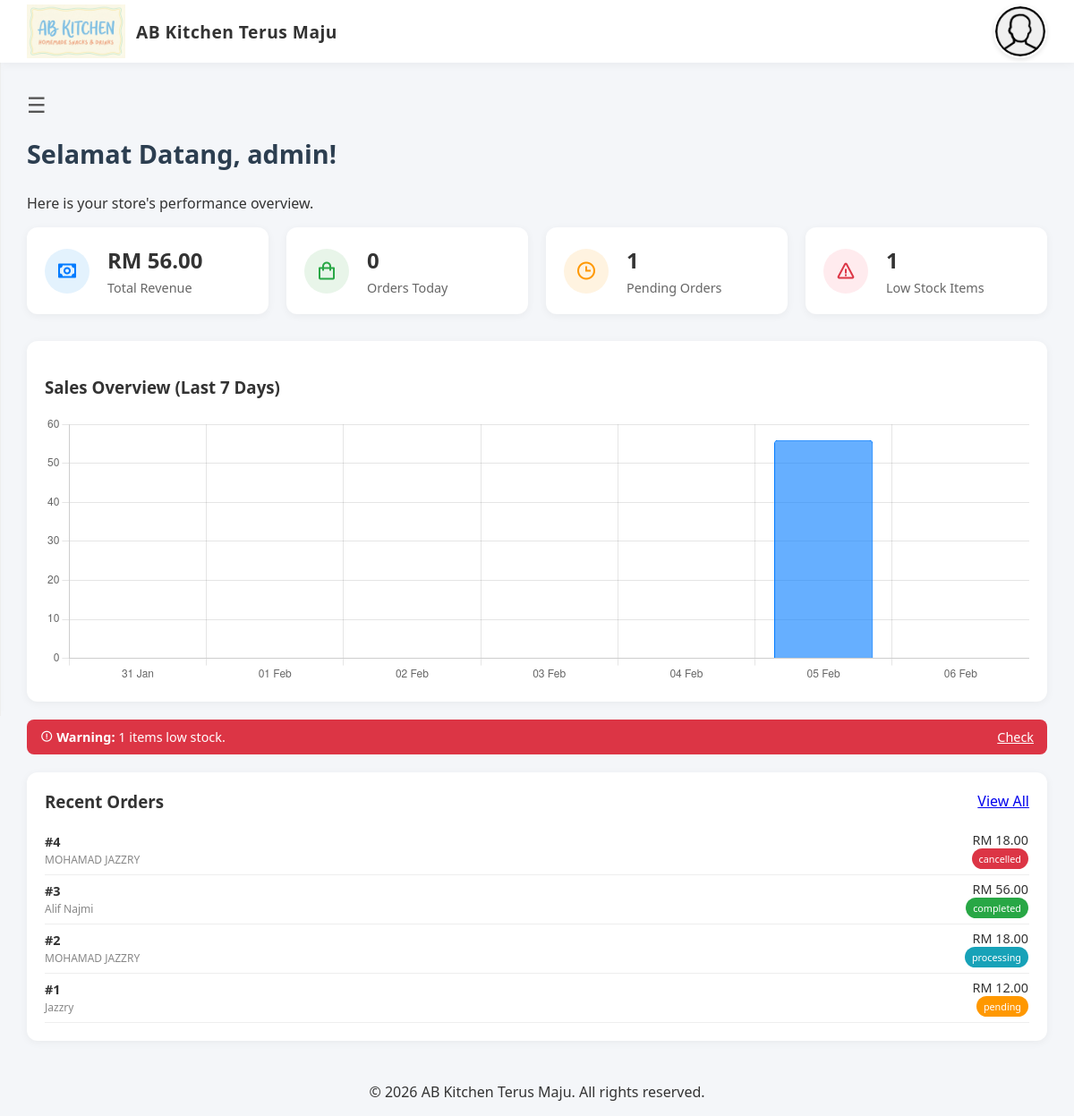
Page /admin (signed in) on the earlier database version.
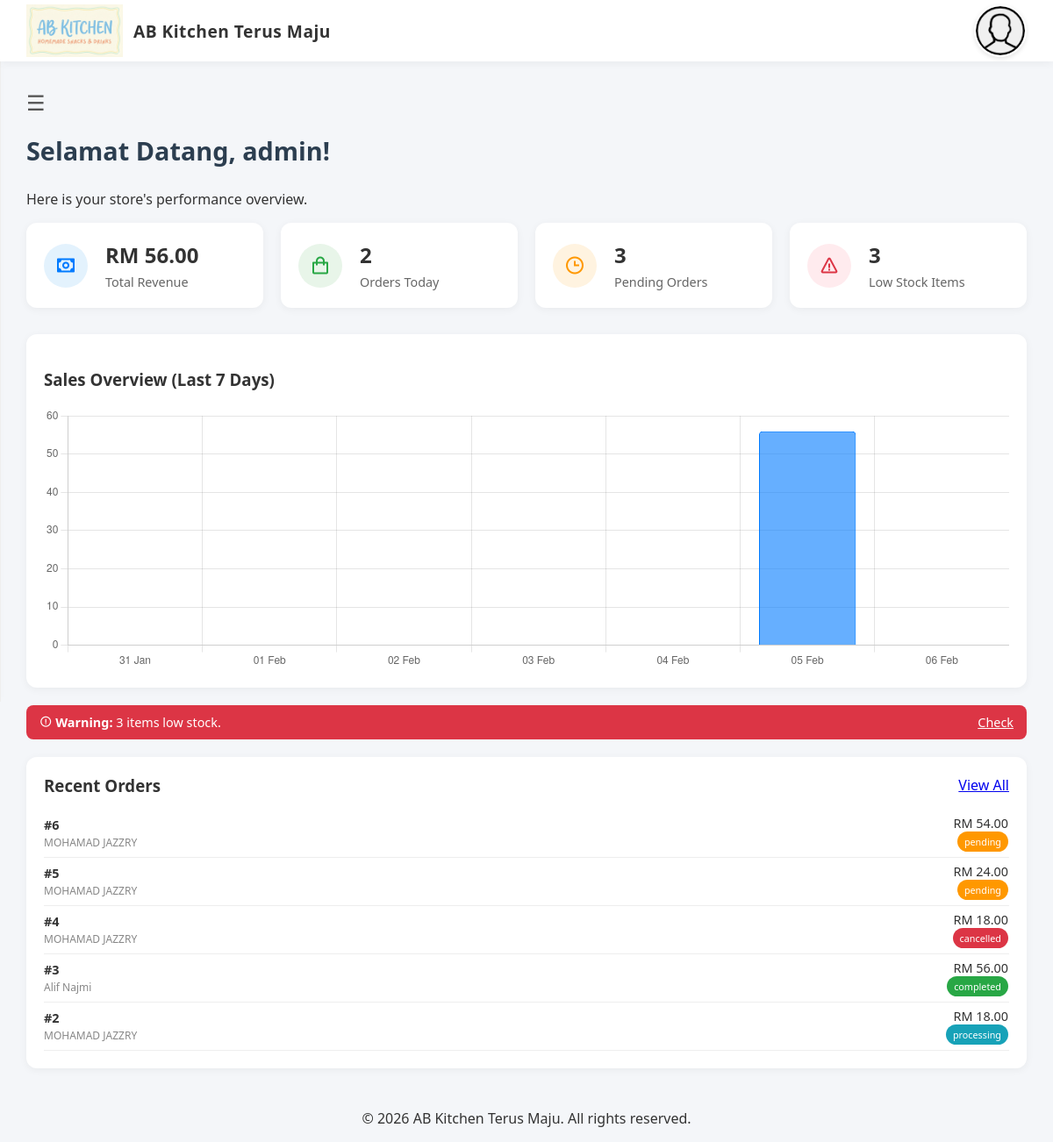
Same page on the later database version.
### tables this page shows
CREATE TABLE orders (
                id INTEGER PRIMARY KEY AUTOINCREMENT,
                user_id INTEGER, -- Cashier who processed the order
                customer_name TEXT, -- Optional, for reference
                total_amount REAL NOT NULL DEFAULT 0.00,
                status TEXT DEFAULT 'completed', -- 'pending', 'completed', 'cancelled'
                created_at DATETIME DEFAULT CURRENT_TIMESTAMP, customer_email TEXT, customer_phone TEXT, delivery_method TEXT DEFAULT 'pickup', shipping_address TEXT, payment_method TEXT DEFAULT 'manual', receipt_image TEXT,
                FOREIGN KEY (user_id) REFERENCES users(id) ON DELETE SET NULL
            );

### pages/dashboard/admin_dashboard.php (the view, shortened to what the changed rows need)
<?php
include("../../header.php");
$username = $_SESSION['username'] ?? 'Admin';
try {
    $today_start = date('Y-m-d 00:00:00');
    $stmt = $pdo->prepare("SELECT COUNT(*) FROM orders WHERE created_at >= ?");
    $stmt->execute([$today_start]);
    $orders_today = $stmt->fetchColumn();
    $stmt = $pdo->query("SELECT COUNT(*) FROM orders WHERE status = 'pending'");
    $pending_orders = $stmt->fetchColumn();
    $stmt = $pdo->query("SELECT COUNT(*) FROM products WHERE stock < 10");
    $low_stock_count = $stmt->fetchColumn();
    $sales_data = [];
    $labels = [];
    for ($i = 6; $i >= 0; $i--) {
        $date = date('Y-m-d', strtotime("-$i days"));
        $labels[] = date('d M', strtotime($date));
        $stmt = $pdo->prepare("SELECT SUM(total_amount) FROM orders WHERE date(created_at) = ? AND status = 'completed'");
        $stmt->execute([$date]);
        $val = $stmt->fetchColumn() ?: 0;
        $sales_data[] = $val;
    }
    $stmt = $pdo->query("SELECT * FROM orders ORDER BY created_at DESC LIMIT 5");
    $recent_orders = $stmt->fetchAll();
} catch (PDOException $e) {
    echo "DB Error: " . $e->getMessage();
}
?>
<main class="dashboard-container" id="main">
    <div class="dashboard-header">
        <div class="welcome-banner">
            <h1>Selamat Datang, <?= htmlspecialchars($username) ?>!</h1>
        </div>
    </div>
    <div class="dashboard-content">
        <div class="stats-grid">
            <div class="stat-card">
                <div class="stat-info">
                    <h3><?= $orders_today ?></h3>
                    <p>Orders Today</p>
                </div>
            </div>
            <div class="stat-card">
                <div class="stat-info">
                    <h3><?= $pending_orders ?></h3>
                    <p>Pending Orders</p>
                </div>
            </div>
            <div class="stat-card">
                <div class="stat-info">
                    <h3><?= $low_stock_count ?></h3>
                    <p>Low Stock Items</p>
                </div>
            </div>
        </div>
        <div class="dashboard-split">
            <div class="recent-section">
                <?php if ($low_stock_count > 0): ?>
                <div class="alert-box" style="background:#dc3545;color:white;padding:10px 15px;border-radius:8px;margin-bottom:20px;display:flex;align-items:center;justify-content:space-between;font-size:0.9em;">
                    <div>
                        <i class='bx bx-error-circle'></i> <strong>Warning:</strong> <?= $low_stock_count ?> items low stock.
                    </div>
                    <a href="/products" style="color:white;text-decoration:underline;">Check</a>
                </div>
                <?php endif; ?>
                <div style="background:white;padding:20px;border-radius:12px;box-shadow:0 2px 10px rgba(0,0,0,0.05);">
                    <table style="width:100%;border-collapse:collapse;font-size:0.9em;">
                        <tbody>
                            <?php foreach ($recent_orders as $o): ?>
                            <tr style="border-bottom:1px solid #eee;">
                                <td style="padding:8px 0;">
                                    <strong>#<?= $o['id'] ?></strong><br>
                                    <small style="color:#888;"><?= htmlspecialchars($o['customer_name']) ?></small>
                                </td>
                                <td style="text-align:right;">
                                    RM <?= number_format($o['total_amount'], 2) ?><br>
                                    <span class="badge status-<?= $o['status'] ?>" style="font-size:0.75em;"><?= $o['status'] ?></span>
                                </td>
                            </tr>
                            <?php endforeach; ?>
                        </tbody>
                    </table>
                </div>
            </div>
        </div>
    </div>
</main>
<script>
const ctx = document.getElementById('salesChart').getContext('2d');
new Chart(ctx, {
    type: 'bar',
    data: {
        labels: <?= json_encode($labels) ?>,
        datasets: [{
            label: 'Sales (RM)',
            data: <?= json_encode($sales_data) ?>,
            backgroundColor: 'rgba(0, 123, 255, 0.6)',
            borderColor: 'rgba(0, 123, 255, 1)',
            borderWidth: 1,
            borderRadius: 4
        }]
    },
    options: {
        responsive: true,
        maintainAspectRatio: false,
        plugins: {
            legend: { display: false }
        },
        scales: {
            y: { beginAtZero: true }
        }
    }
});
</script>

Differences in the rows shown:
no longer on this page (row unchanged): orders: id "1", customer_name "Jazzry", total_amount "12.00", status "pending"
added orders: id "6", customer_name "MOHAMAD JAZZRY", total_amount "54.00", status "pending"
added orders: id "5", customer_name "MOHAMAD JAZZRY", total_amount "24.00", status "pending"
Other differences:
$orders_today: "0" → "2"
$pending_orders: "1" → "3"
$low_stock_count: "1" → "3"
